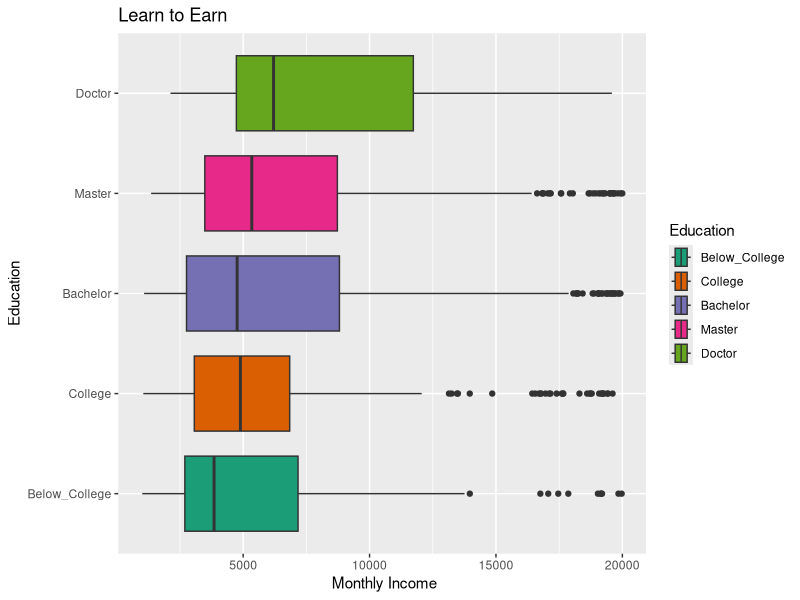
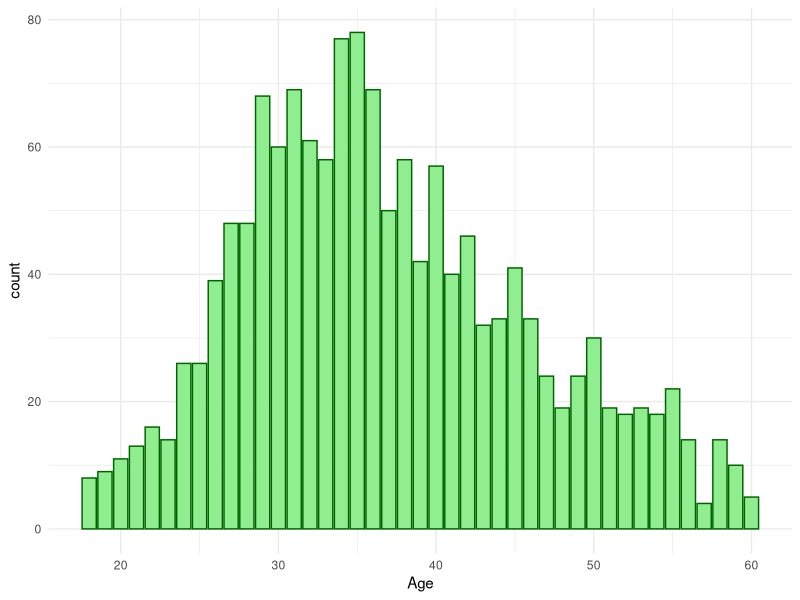
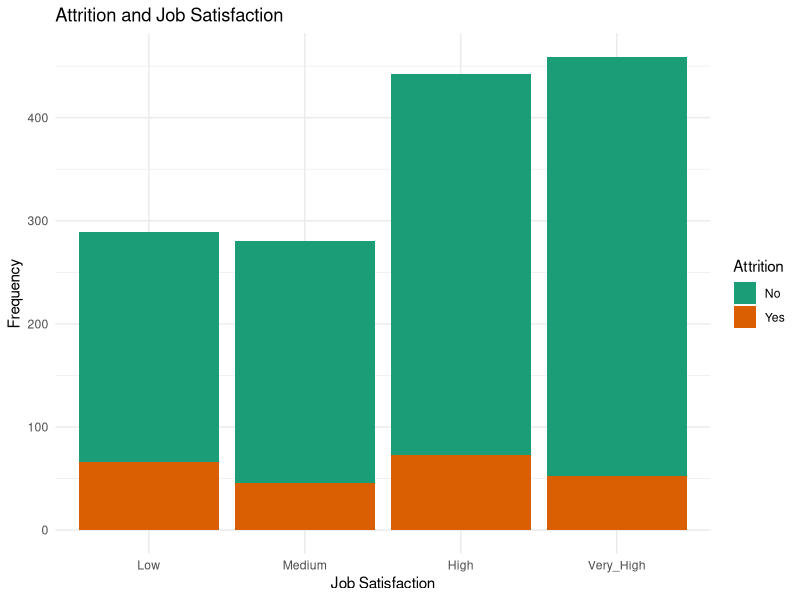
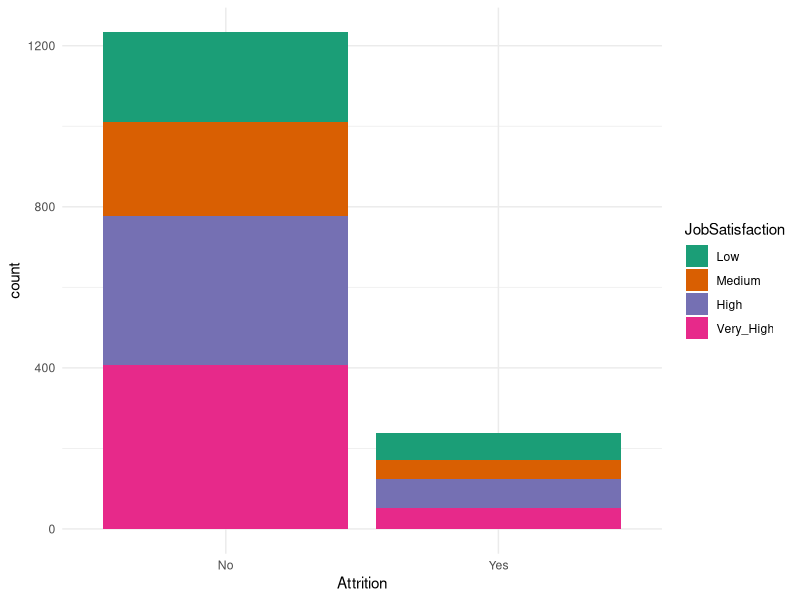
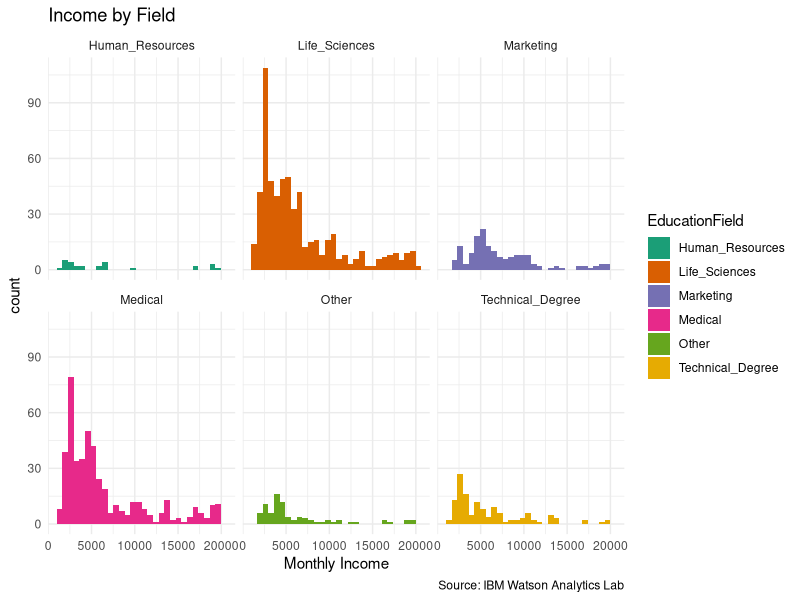

Source code (R) for these figures, in order:
## ---- chunk 1
#| message: false

library(tidyverse)
library(modeldata)
glimpse(attrition)
## ---- chunk 2
ggplot(attrition, aes(x = MonthlyIncome,
                      y = Education,
                      fill = Education)) +
  geom_boxplot() +
  labs(x = " Monthly Income",
       y = "Education",
       title = "Learn to Earn") +
  scale_fill_brewer(palette = "Dark2")
## ---- chunk 3
ggplot(attrition, aes(x = Age)) +
  geom_bar(color = "darkgreen",
           fill = "lightgreen") +
  theme_minimal()
## ---- chunk 4
ggplot(attrition, aes(x = JobSatisfaction,
                      fill = Attrition)) +
  geom_bar() +
  labs(x = "Job Satisfaction",
       y = "Frequency",
       title = "Attrition and Job Satisfaction") +
  scale_fill_brewer(palette = "Dark2") +
  theme_minimal()
## ---- chunk 5
ggplot(attrition, aes(fill = JobSatisfaction,
                      x = Attrition)) +
  geom_bar() +
  scale_fill_brewer(palette = "Dark2") +
  theme_minimal()
## ---- chunk 6
ggplot(attrition, aes(x = MonthlyIncome,
                      fill = EducationField)) +
  geom_histogram()+
  facet_wrap(~EducationField) +
  labs(title = "Income by Field",
       x = "Monthly Income",
       caption = "Source: IBM Watson Analytics Lab") +
  scale_fill_brewer(palette = "Dark2") +
  theme_minimal()
